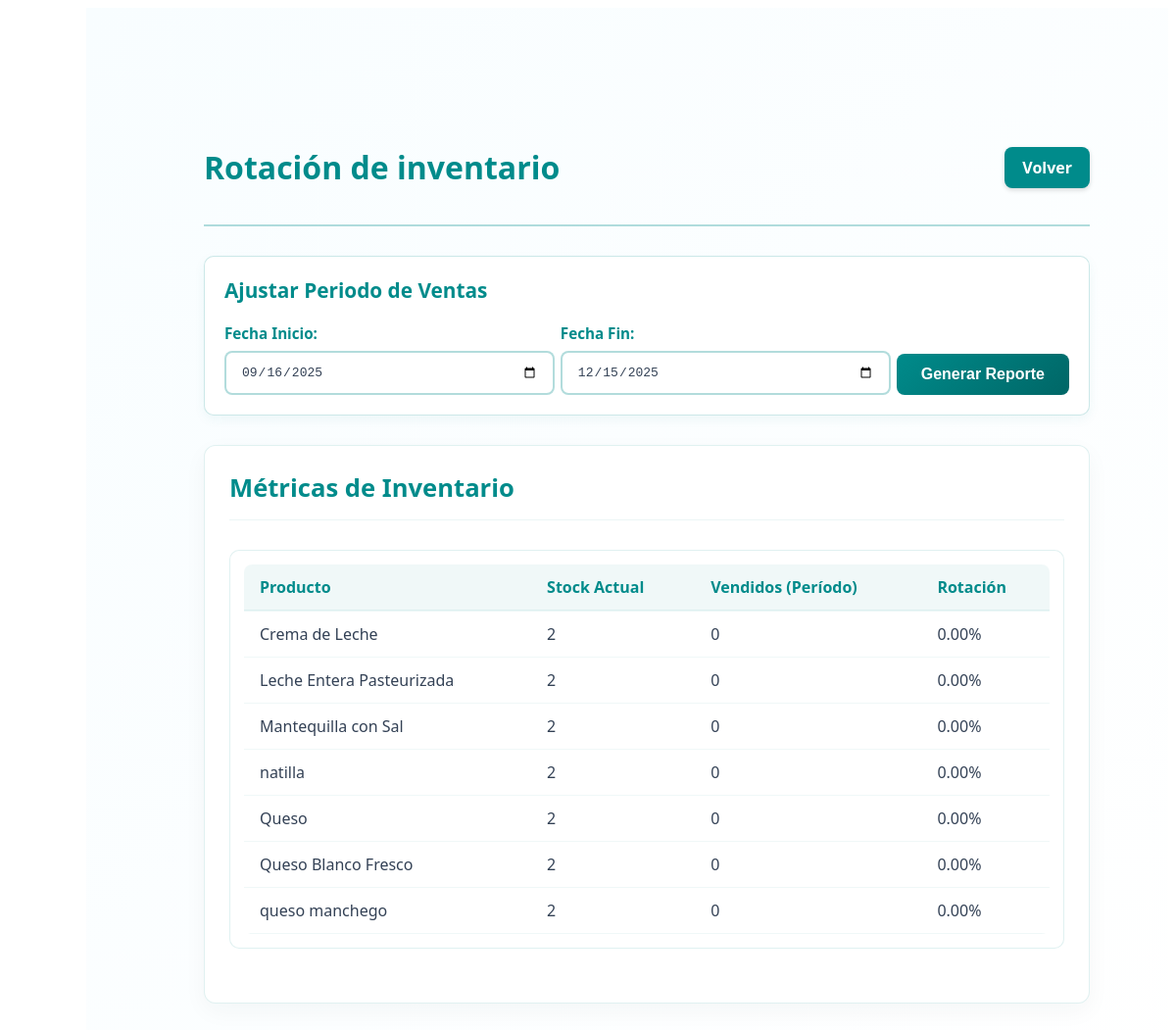
The page /reportes/reporte_rotacion_inventario.php (signed in) on the database its author committed.
### tables this page shows
CREATE TABLE `productos` (
  `id` int(11) NOT NULL,
  `codigo` varchar(50) NOT NULL,
  `nombre` varchar(255) NOT NULL,
  `descripcion` text DEFAULT NULL,
  `categoria_id` int(11) NOT NULL,
  `subcategoria_id` int(11) DEFAULT NULL,
  `proveedor_id` int(11) NOT NULL,
  `id_producto_proveedor` int(11) DEFAULT NULL,
  `fecha_vencimiento` date DEFAULT NULL,
  `cantidad` int(11) NOT NULL DEFAULT 0,
  `precio_costo` decimal(10,2) NOT NULL,
  `precio_venta` decimal(10,2) DEFAULT NULL,
  `created_at` timestamp NOT NULL DEFAULT current_timestamp(),
  `updated_at` timestamp NOT NULL DEFAULT current_timestamp() ON UPDATE current_timestamp(),
  `estado` enum('active','inactive') DEFAULT 'active'
);

### reportes/reporte_rotacion_inventario.php (the view, shortened to what this page needs)
<?php
require_once '../conexion.php';
$fecha_inicio = isset($_GET['fecha_inicio']) ? $_GET['fecha_inicio'] : date('Y-m-d', strtotime('-90 days'));
$fecha_fin = isset($_GET['fecha_fin']) ? $_GET['fecha_fin'] : date('Y-m-d');
function getRotacionInventario($pdo, $fecha_inicio, $fecha_fin) {
    $inicio = date('Y-m-d', strtotime($fecha_inicio));
    $fin = date('Y-m-d', strtotime($fecha_fin));
    $dias_timestamp = strtotime($fin) - strtotime($inicio);
    try {
        $colsStmt = $pdo->query("SHOW COLUMNS FROM productos");
        $cols = $colsStmt->fetchAll(PDO::FETCH_COLUMN, 0);
    } catch (PDOException $e) {
        $cols = [];
    }
    $stockCol = null;
    if (in_array('cantidad', $cols, true)) $stockCol = 'cantidad';
    elseif (in_array('stock', $cols, true)) $stockCol = 'stock';
    if ($stockCol) {
        $stockSelect = "COALESCE(p.$stockCol, 0) AS stock";
    } else {
        $stockSelect = "0 AS stock";
    }
    $sql = "SELECT
                p.id,
                p.nombre,
                {$stockSelect},
                IFNULL((SELECT SUM(dv.cantidad)
                        FROM detalle_venta dv
                        JOIN ventas v ON dv.id_venta = v.id_venta
                        WHERE dv.id_producto = p.id
                          AND v.fecha BETWEEN :fecha_inicio AND :fecha_fin
                       ), 0) AS vendidos_periodo
            FROM productos p
            ORDER BY vendidos_periodo DESC";
    $stmt = $pdo->prepare($sql);
    $stmt->bindParam(':fecha_inicio', $inicio);
    $stmt->bindParam(':fecha_fin', $fin);
    $stmt->execute();
    $rows = $stmt->fetchAll(PDO::FETCH_ASSOC);
    foreach ($rows as &$r) {
        $vendidos = floatval($r['vendidos_periodo']);
        $stock = floatval($r['stock']);
    }
    return $rows;
}
$rotacion = getRotacionInventario($pdo, $fecha_inicio, $fecha_fin);
?>
<!DOCTYPE html>
<html lang="es">
<head>
    <link rel="stylesheet" href="../css/reportes/general_reportes.css">
</head>
<body>
<main class="main-content">
    <div class="content-wrapper">
        <div class="page-header">
            <h1 class="page-title">Rotación de inventario</h1>
            <a href="../reportes.php" class="volver-button">
                        Volver
                    </a>
        </div>
        <div class="filtros-container">
            <div class="filtros-card">
                <h3>Ajustar Periodo de Ventas</h3>
                <form method="GET" class="filtros-form">
                    <div class="form-row">
                        <div class="form-group">
                            <label for="fecha_inicio">Fecha Inicio:</label>
                            <input type="date" name="fecha_inicio" id="fecha_inicio" class="form-input" value="<?= $fecha_inicio ?>">
                        </div>
                        <div class="form-group">
                            <label for="fecha_fin">Fecha Fin:</label>
                            <input type="date" name="fecha_fin" id="fecha_fin" class="form-input" value="<?= $fecha_fin ?>">
                        </div>
                        <div class="form-group">
                            <button type="submit" class="btn-generar">Generar Reporte</button>
                        </div>
                    </div>
                </form>
            </div>
        </div>
        <div class="reporte-container">
            <div class="reporte-header">
                <h2>Métricas de Inventario</h2>
                </div>
            <div class="tabla-container">
                <div class="table-responsive">
                    <table class="tabla-reporte">
                        <thead>
                            <tr>
                                <th>Producto</th>
                                <th>Stock Actual</th>
                                <th>Vendidos (Período)</th>
                                <th>Rotación</th>
                                </tr>
                        </thead>
                        <tbody>
                            <?php if(empty($rotacion)): ?>
                                <tr><td colspan="4" class="empty-state">No hay datos de inventario o ventas en el periodo seleccionado</td></tr>
                            <?php else: foreach($rotacion as $r): ?>
                                <tr>
                                    <td><?= htmlspecialchars($r['nombre']) ?></td>
                                    <td><?= intval($r['stock']) ?></td>
                                    <td><?= intval($r['vendidos_periodo']) ?></td>
                                    <td><?= $r['rotacion'] !== null ? number_format($r['rotacion'], 2) . '%' : '-' ?></td>
                                    </tr>
                            <?php endforeach; endif; ?>
                        </tbody>
                    </table>
                </div>
            </div>
        </div>
    </div>
</main>
</body>
</html>

### css/reportes/general_reportes.css (style rules this page uses)
:root { --accent: #008B8B; --accent-dark: #006666; --panel-bg: #ffffff; --muted: #334155; --card-border: rgba(0,139,139,0.12); }
.main-content { margin-left: 80px; min-height: 100vh; padding: 100px; background: linear-gradient(135deg, #f8fdff 0%, #ffffff 100%); }
.content-wrapper { padding: 20px; color: #2b3139; width: 100%; font-family: 'Poppins', system-ui, -apple-system, "Segoe UI", Roboto, "Helvetica Neue", Arial, sans-serif; -webkit-font-smoothing:antialiased; -moz-osx-font-smoothing:grayscale; }
.page-header { display: flex; justify-content: space-between; align-items: center; margin-bottom: 30px; padding-bottom: 15px; border-bottom: 2px solid rgba(0, 139, 139, 0.3); }
.page-title { color: var(--accent); font-size: 2em; }
.filtros-container { margin-bottom: 30px; }
.filtros-card { background: var(--panel-bg); border-radius: 10px; padding: 20px; border: 1px solid rgba(0, 139, 139, 0.2); box-shadow: 0 4px 12px rgba(0, 139, 139, 0.06); }
.filtros-card h3 { color: var(--accent); margin-top: 0; margin-bottom: 20px; font-size: 1.3em; font-weight: 700; }
.filtros-form { width: 100%; }
.form-row { display: grid; grid-template-columns: 1fr 1fr auto; gap: 40px; align-items: end; }
.form-group { margin-bottom: 0; }
.form-group label { display: block; margin-bottom: 8px; color: var(--accent); font-weight: 600; font-size: 0.95em; }
.form-input { width: 100%; padding: 12px 15px; border: 2px solid rgba(0, 139, 139, 0.3); border-radius: 8px; background: #ffffff; color: #334155; font-size: 1em; }
.reporte-container { background: var(--panel-bg); border-radius: 12px; padding: 25px; border: 1px solid var(--card-border); box-shadow: 0 8px 24px rgba(6, 44, 44, 0.04); margin-bottom: 30px; }
.reporte-header { display: flex; justify-content: space-between; align-items: center; margin-bottom: 30px; padding-bottom: 15px; border-bottom: 1px solid rgba(0, 139, 139, 0.08); }
.reporte-header h2 { color: var(--accent); margin: 0; font-size: 1.6em; font-weight: 700; }
.tabla-container { margin-bottom: 30px; background: var(--panel-bg); border-radius: 10px; padding: 14px; border: 1px solid var(--card-border); }
.table-responsive { overflow-x: auto; }
.tabla-reporte { width: 100%; border-collapse: collapse; background: #ffffff; border-radius: 8px; overflow: hidden; }
.tabla-reporte thead { background: rgba(0, 139, 139, 0.06); }
.tabla-reporte th { color: var(--accent); font-weight: 700; padding: 12px 16px; text-align: left; border-bottom: 2px solid rgba(0, 139, 139, 0.08); white-space: nowrap; }
.tabla-reporte td { padding: 12px 16px; color: #334155; border-bottom: 1px solid rgba(0, 139, 139, 0.06); }
.btn-generar { background: linear-gradient(135deg, #008B8B, #006666); color: #ffffff; border: none; padding: 12px 25px; border-radius: 8px; cursor: pointer; font-weight: 600; font-size: 1em; width: 100%; transition: all 0.3s ease; }
.volver-button { border: none; border-radius: 8px; padding: 10px 18px; text-decoration: none; font-size: 1em; font-weight: 600; white-space: nowrap; box-shadow: 0 2px 5px rgba(0, 0, 0, 0.15); transition: background 0.2s, transform 0.2s, box-shadow 0.2s; background: #008B8B; color: white; }

### rows shown on the page
productos: nombre "Crema de Leche", stock "2", vendidos_periodo "0", rotacion "0.00"
productos: nombre "Leche Entera Pasteurizada", stock "2", vendidos_periodo "0", rotacion "0.00"
productos: nombre "Mantequilla con Sal", stock "2", vendidos_periodo "0", rotacion "0.00"
productos: nombre "natilla", stock "2", vendidos_periodo "0", rotacion "0.00"
productos: nombre "Queso", stock "2", vendidos_periodo "0", rotacion "0.00"
productos: nombre "Queso Blanco Fresco", stock "2", vendidos_periodo "0", rotacion "0.00"
productos: nombre "queso manchego", stock "2", vendidos_periodo "0", rotacion "0.00"
